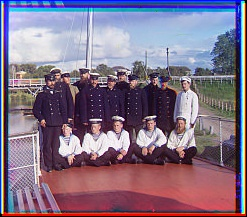
#> input picture img/correlacion_fase_fourier_1.jpg, 247 x 217 px, given in place of 1.jpg, which was not available
$ python lab2.py
#> lines starting #> are read from the running program, lines starting #| are printed output that depends on the picture; pictures that were not available may be replaced by others from this repository, and a replacement may not be noted
### lab2/functions.py
import cv2
from scipy import signal
from scipy import fftpack
import numpy as np
import matplotlib.pyplot as plt

# [11 lines left out: functions showImage, resize, not called in this run]

def cropIn3Channels(image):
    im_height = image.shape[0]
    slice_size = (int) (im_height / 3)
    channels = {
            "R":image[:slice_size][:],
            "G":image[slice_size:2*slice_size][:],
            "B":image[2*slice_size:3*slice_size][:]
    }

    print("\nCROPPING RESULTS:")
    print("- Channel R: ", channels['R'].shape)
    print("- Channel G: ", channels['G'].shape)
    print("- Channel B: ", channels['B'].shape)

    return channels

## CORRELATION METHODS ##############################################
def convolve2d(image1, image2):
    return signal.convolve2d(np.float64(image1), np.float64(image2[::-1,::-1]), mode='same', boundary='fill', fillvalue=0)

# [17 lines left out: functions fftconvolve, normxcorr, not called in this run]

def corr_phase_fourier(image1, image2):
    f1 = fftpack.fft2(image1)
    f2 = fftpack.fft2(image2)

    c = f1 * np.conj(f2)
    c = c / np.absolute(c)
    ic = fftpack.ifft2(c)
    ic = fftpack.fftshift(ic)
    return np.absolute(ic)

# [8 lines left out: function correlate_edges, not called in this run]
#####################################################################

def fitAxisX(im1, im2):
    borderType = cv2.BORDER_CONSTANT
    x_diff = im1.shape[1] - im2.shape[1]
    if x_diff > 0:
        # Añadir 'x_diff' columnas a la derecha de la segunda imagen
        im2 = cv2.copyMakeBorder(im2, 0, 0, 0, np.absolute(x_diff), borderType, None, 0)

    elif x_diff < 0:
        # Añadir 'x_diff' columnas a la derecha de la primera imagen
        im1 = cv2.copyMakeBorder(im1, 0, 0, 0, np.absolute(x_diff), borderType, None, 0)

    return im1, im2

def fitAxisY(im1, im2):
    borderType = cv2.BORDER_CONSTANT
    y_diff = im1.shape[0] - im2.shape[0]
    if y_diff > 0:
        # Añadir 'y_diff' filas debajo de la segunda imagen
        im2 = cv2.copyMakeBorder(im2, 0, np.absolute(y_diff), 0, 0, borderType, None, 0)

    elif y_diff < 0:
        # Añadir 'y_diff' filas debajo de la primera imagen
        im1 = cv2.copyMakeBorder(im1, 0, np.absolute(y_diff), 0, 0, borderType, None, 0)

    return im1, im2

def mergePreProcessing(channel1, channel2, index1, index2):
    borderType = cv2.BORDER_CONSTANT

    y_diff = index1[0] - index2[0]
    x_diff = index1[1] - index2[1]

    im_A = channel1
    im_B = channel2

    print("\nINDEXES DIFFERENCE:")
    print("- X axis: ", x_diff)
    print("- Y axis: ", y_diff)

    if y_diff > 0:
        # Añadir 'y_diff' filas sobre la segunda imagen
        im_B = cv2.copyMakeBorder(im_B, np.absolute(y_diff), 0, 0, 0, borderType, None, 0)
    elif y_diff < 0:
        # Añadir 'y_diff' filas sobre la primera imagen
        im_A = cv2.copyMakeBorder(im_A, np.absolute(y_diff), 0, 0, 0, borderType, None, 0)

    im_A,im_B = fitAxisY(im_A, im_B)

    if x_diff > 0:
        # Añadir 'x_diff' columnas a la izquierda de la segunda imagen
        im_B = cv2.copyMakeBorder(im_B, 0, 0, np.absolute(x_diff), 0, borderType, None, 0)

    elif x_diff < 0:
        # Añadir 'x_diff' columnas a la izquierda de la primera imagen
        im_A = cv2.copyMakeBorder(im_A, 0, 0, np.absolute(x_diff), 0, borderType, None, 0)

    im_A,im_B = fitAxisX(im_A, im_B)

    print("Channels new shape: ",im_A.shape, im_B.shape)

    return im_A, im_B

# [40 lines left out: function mergePreProcessingChannelsRGtoB, not called in this run]

def alignByConvolution(channels, mode=None):
    im_R = channels['R'].copy()
    im_G = channels['G'].copy()
    im_B = channels['B'].copy()

    #-- CONVOLUCIÓN DE LOS CANALES R Y G ----------------------------#
    print("\n---- CHANNELS R AND G CONVOLUTION")
    if mode=="fft":
        conv_itself = fftconvolve(im_R, im_R)
        conv_R_G = fftconvolve(im_G, im_R)
    elif mode=="norm":
        conv_itself = normxcorr(im_R, im_R)
        conv_R_G = normxcorr(im_G, im_R)
    elif mode=="phase":
        conv_itself = corr_phase_fourier(im_R, im_R)
        conv_R_G = corr_phase_fourier(im_G, im_R)
    elif mode=="edges":
        conv_itself = correlate_edges(im_R, im_R)
        conv_R_G = correlate_edges(im_G, im_R)
    else: # Convolución del espacio
        conv_itself = convolve2d(im_R, im_R)
        conv_R_G = convolve2d(im_G, im_R)


    plt.imshow(conv_itself, cmap='gray')
    plt.show()
    plt.imshow(conv_R_G, cmap='gray')
    plt.show()


    # Obtener el índice de los valores máximos para cada señal
    index_conv_itself = np.unravel_index(np.argmax(conv_itself), conv_itself.shape)
    index_conv_R_G = np.unravel_index(np.argmax(conv_R_G), conv_R_G.shape)

    print("\nINDEXES:")
    print("Convolution itself index CH_R: ", index_conv_itself)
    print("Convolution index CH_R_G: ", index_conv_R_G)


    ch_R, ch_G = mergePreProcessing(im_R, im_G, index_conv_itself, index_conv_R_G)
    #----------------------------------------------------------------#

    rgg = np.dstack((ch_R, ch_G, ch_G))
    rgg_gray = cv2.cvtColor(rgg, cv2.COLOR_BGR2GRAY)

    #-- CONVOLUCIÓN DE LOS CANALES RG Y B ---------------------------#
    print("\n---- CHANNELS RG AND B CONVOLUTION")
    rgg_gray, im_B = fitAxisX(rgg_gray, im_B)
    rgg_gray, im_B = fitAxisY(rgg_gray, im_B)
    if mode=="fft":
        conv_itself = fftconvolve(rgg_gray, rgg_gray)
        conv_RG_B = fftconvolve(im_B, rgg_gray)
    elif mode=="norm":
        conv_itself = normxcorr(rgg_gray, rgg_gray)
        conv_RG_B = normxcorr(im_B, rgg_gray)
    elif mode=="phase":
        conv_itself = corr_phase_fourier(rgg_gray, rgg_gray)
        conv_RG_B = corr_phase_fourier(im_B, rgg_gray)
    elif mode=="edges":
        conv_itself = correlate_edges(rgg_gray, rgg_gray)
        conv_RG_B = correlate_edges(im_B, rgg_gray)
    else: # Convolución del espacio
        conv_itself = convolve2d(rgg_gray, rgg_gray)
        conv_RG_B = convolve2d(im_B, rgg_gray)

    plt.imshow(conv_itself, cmap='gray')
    plt.show()
    plt.imshow(conv_RG_G, cmap='gray')
    plt.show()

    # Obtener el índice de los valores máximo para cada imagen
    index_conv_itself = np.unravel_index(np.argmax(conv_itself), conv_itself.shape)
    index_conv_RG_B = np.unravel_index(np.argmax(conv_RG_B), conv_RG_B.shape)

    print("\nINDEXES:")
    print("Convolution itself index CH_RG: ", index_conv_itself)
    print("Convolution index CH_RG_B: ", index_conv_RG_B)

    ch_R, ch_G, ch_B = mergePreProcessingChannelsRGtoB(ch_R, ch_G, im_B, index_conv_itself, index_conv_RG_B)
    #----------------------------------------------------------------#

    return np.dstack((ch_R, ch_G, ch_B))

### lab2/lab2.py
import matplotlib.pyplot as plt
from functions import *
import os
import cv2
import numpy as np

working_image = 1 # De la 0 a la 4
mode = "phase" # "fft", "phase", "norm", "edges", None=(Convolución espacio)


## 1 - LEER IMÁGENES ################################################
img_path = "./img/"
im = 1

img_set = []
large_set = []
for fold in os.listdir(img_path):
    img = cv2.imread(img_path + fold + "/" + str(im) + ".jpg", 0)
#> img: shape (217, 247); min 0, max 255, mean 121.4
    large_img = cv2.imread(img_path + fold + "/" + str(im) + "large.tif", 0)
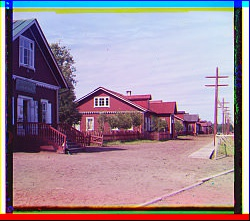
#> input picture img/correlacion_fase_fourier_2.jpg, 250 x 221 px, given in place of 1large.tif, which was not available
#> large_img: shape (221, 250); min 0, max 255, mean 146.5
    img_set.append(img)
    large_set.append(large_img)
    im += 1
#####################################################################

## 2 - DIVIDIR IMÁGENES EN CANALES ##################################
im1 = img_set[working_image].copy()

ch = cropIn3Channels(im1)
#| - Channel R:  (73, 250)
#| - Channel G:  (73, 250)
#| - Channel B:  (73, 250)
cv2.imwrite(img_path + "im"+str(working_image+1)+"/r.jpg", ch['R'])
cv2.imwrite(img_path + "im"+str(working_image+1)+"/g.jpg", ch['G'])
cv2.imwrite(img_path + "im"+str(working_image+1)+"/b.jpg", ch['B'])

original = cv2.merge((ch['R'], ch['G'], ch['B']))
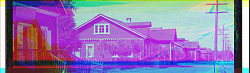
#> original: shape (73, 250, 3); mean of channels 0, 1, 2 174.6, 122, 146; drawn as B, G, R
cv2.imwrite(img_path + "im"+str(working_image+1)+"/original.jpg", original)
#####################################################################

if mode == "fft":
	## 4 - CORRELACIÓN (Producto en el espacio de Fourier) ##############
	merged = alignByConvolution(ch, mode="fft")
	cv2.imwrite(img_path + "im"+str(working_image+1)+"/product_espacio_fourier.jpg", merged)
	#####################################################################
elif mode == "phase":
	## 5 - CORRELACIÓN (De fase basada en Fourier) ######################
	merged = alignByConvolution(ch, mode="phase")
#> in mergePreProcessing, `im_A = cv2.copyMakeBorder(im_A, np.absolute(y_diff), 0, 0, 0, borderTy..`:
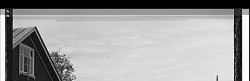
#> im_A: shape (81, 250); min 0, max 255, mean 157.3
#| Channels new shape:  (81, 250) (81, 250)
#> in alignByConvolution, `rgg = np.dstack((ch_R, ch_G, ch_G))`:
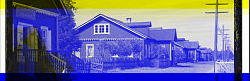
#> rgg: shape (81, 250, 3); mean of channels 0, 1, 2 157.3, 110, 110; drawn as B, G, R
#> in alignByConvolution, `rgg_gray = cv2.cvtColor(rgg, cv2.COLOR_BGR2GRAY)`:
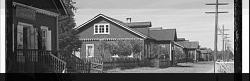
#> rgg_gray: shape (81, 250); min 0, max 255, mean 115.4
#> in fitAxisY (call 2), `im2 = cv2.copyMakeBorder(im2, 0, np.absolute(y_diff), 0, 0, borderType..`:
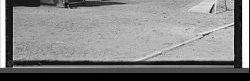
#> im2: shape (81, 250); min 0, max 255, mean 131.6
#> in corr_phase_fourier (call 4), `return np.absolute(ic)`:
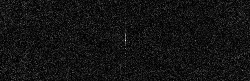
#> returned value: shape (81, 250) float64; min 6.63e-07, max 0.0718, mean 0.00557; drawn with min black and max white
#> (the run stopped early here; a loop or call above may not have finished)
